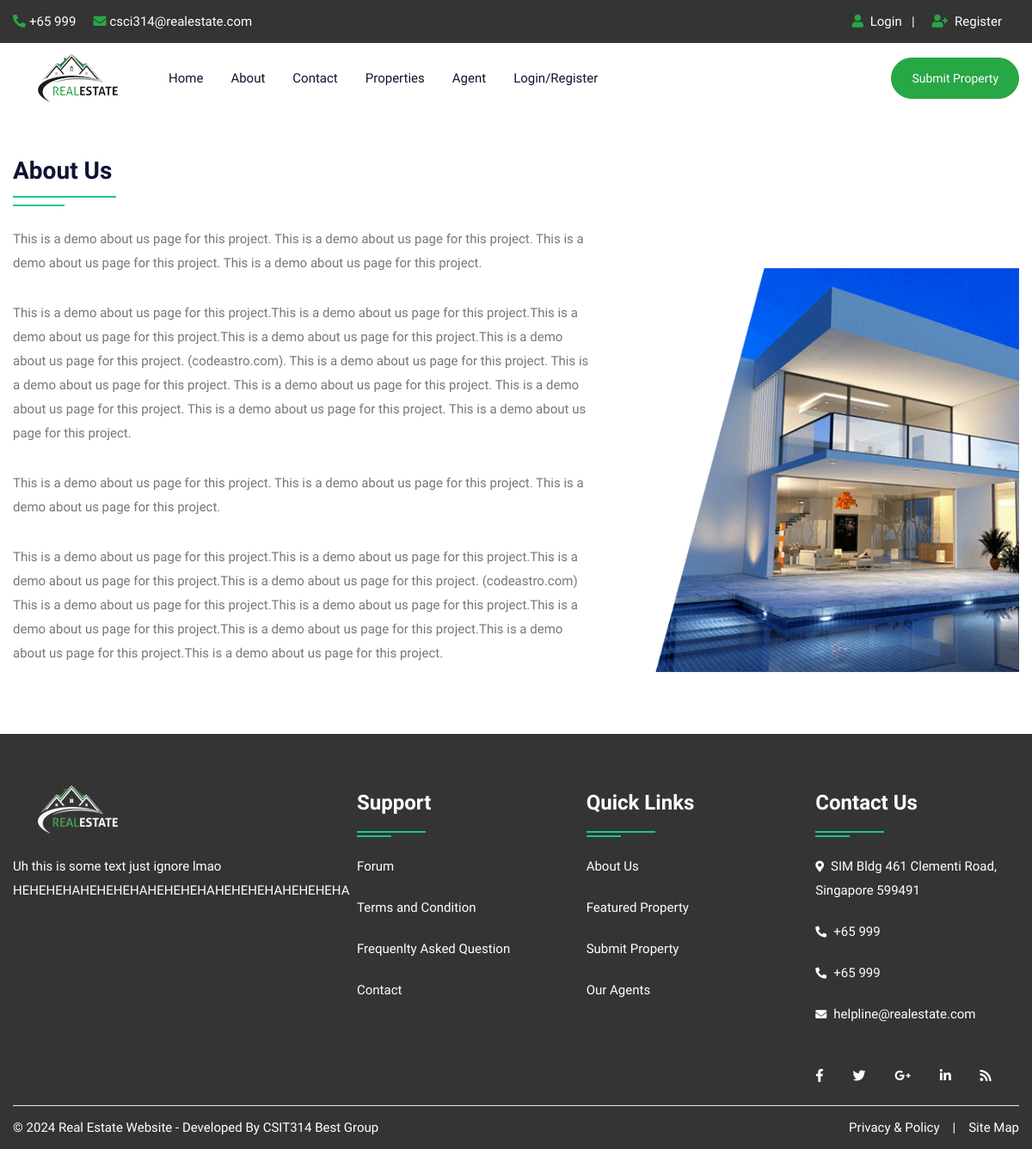
Page /about.php on the earlier database version.
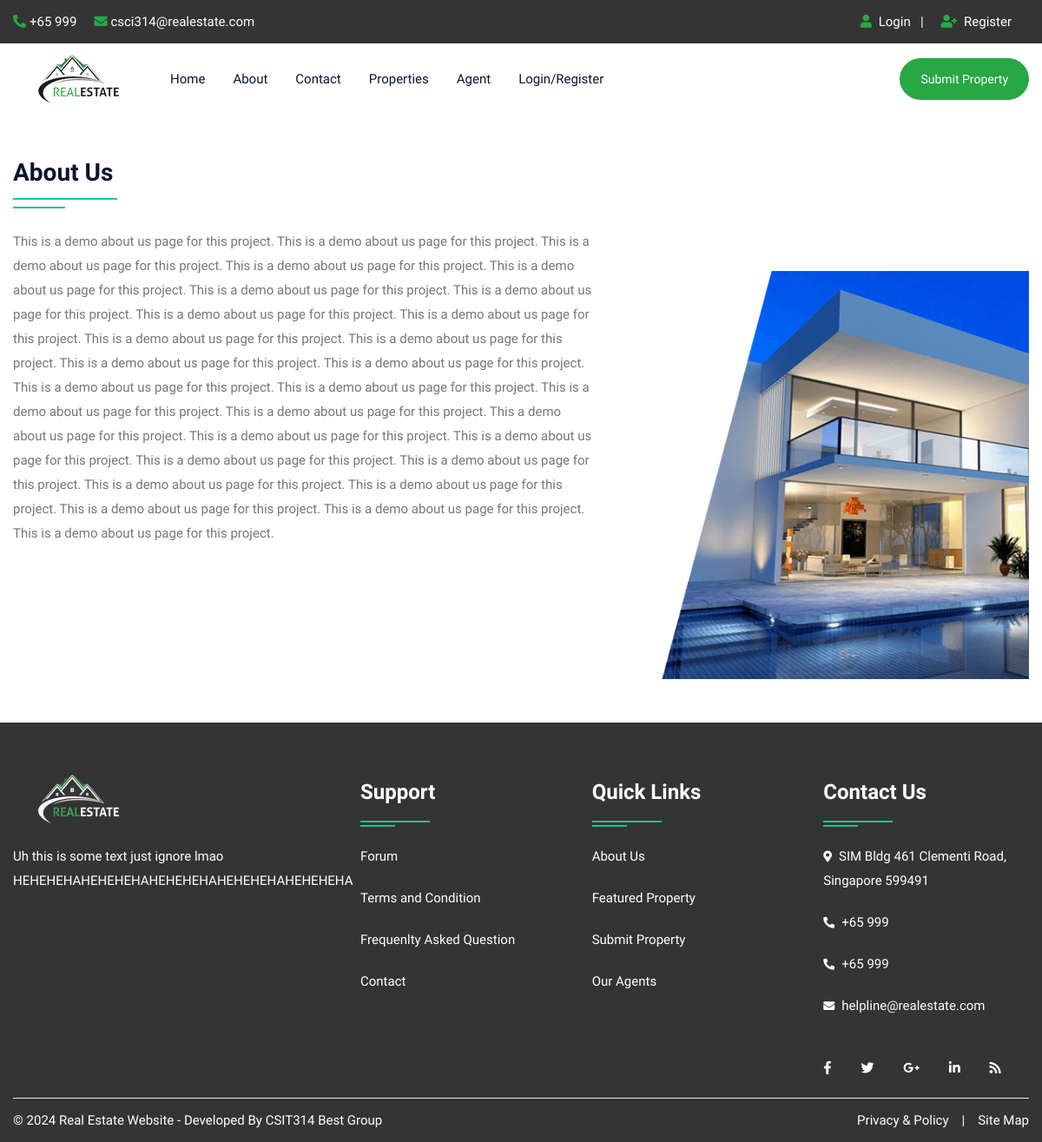
Same page on the later database version.
### tables this page shows
CREATE TABLE `about` (
  `id` int(10) NOT NULL,
  `title` varchar(100) NOT NULL,
  `content` longtext NOT NULL,
  `image` varchar(300) NOT NULL
);

### about.php (the view, shortened to what this page needs)
<!DOCTYPE html>
<html lang="en">
<head>
<link rel="stylesheet" type="text/css" href="css/bootstrap.min.css">
<link rel="stylesheet" type="text/css" href="css/bootstrap-slider.css">
<link rel="stylesheet" type="text/css" href="css/jquery-ui.css">
<link rel="stylesheet" type="text/css" href="css/layerslider.css">
<link rel="stylesheet" type="text/css" href="css/color.css" id="color-change">
<link rel="stylesheet" type="text/css" href="css/owl.carousel.min.css">
<link rel="stylesheet" type="text/css" href="css/font-awesome.min.css">
<link rel="stylesheet" type="text/css" href="fonts/flaticon/flaticon.css">
<link rel="stylesheet" type="text/css" href="css/style.css">
</head>
<body>
<div id="page-wrapper">
    <div class="row">
		<?php include("include/header.php");?>
        <div class="full-row">
            <div class="container">
				<?php
					$query=mysqli_query($con,"SELECT * FROM about");
					while($row=mysqli_fetch_array($query))
					{
				?>
				<div class="row">
                    <div class="col-md-12 col-lg-12">
                        <h3 class="double-down-line-left text-secondary position-relative pb-4 mb-4"><?php echo $row['1'];?></h3>
                    </div>
                </div>
                <div class="row about-company">
                    <div class="col-md-12 col-lg-7">
                        <div class="about-content">
                            <?php echo $row['2'];?>
                        </div>
                    </div>
                    <div class="col-md-12 col-lg-5 mt-5">
                        <div class="about-img"> <img src="admin/upload/<?php echo $row['3'];?>" alt="about image"> </div>
                    </div>
                </div>
				<?php } ?>
            </div>
        </div>
		<?php include("include/footer.php");?>
    </div>
</div>
</body>
</html>

Differences in the rows shown:
changed about "About Us": content "…us page for this project.This is a demo about us page for this project.This is a demo about us page for this project.This is a demo about us page for this project.This is a demo about us page for this project. (codeastro.com). This is a demo about us page for this project. This is a demo about us page for this project. This is a demo about us page for this project. This is a demo about us page for this project. This is a demo about us page for this project. This is a demo about us page for this project. This is a demo about us page for this project. This is a demo about us page for this project. This is a demo about us page for this project. This is a demo about us page for this…" → "…us page for this project. This is a demo about us page for this project. This is a demo about us page for this project. This is a demo about us page for this project. This is a demo about us page for this project. This is a demo about us page for this project. This is a demo about us page for this project. This is a demo about us page for this project. This is a demo about us page for this project. This is a demo about us page for this project. This is a demo about us page for this project. This is a demo about us page for this project. This is a demo about us page for this project. This a demo about us page for this project. This is a demo about us page for this project. This is a demo…"
